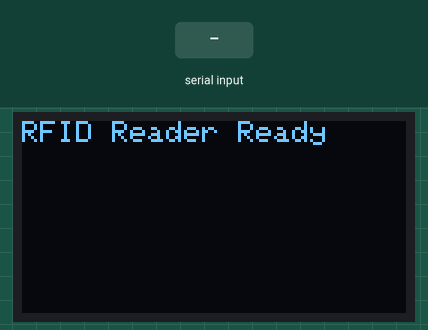
This sketch was run on a simulated ESP32. On the bench: 128×64 one-colour display. The test bench sets the inputs (shaded band). WiFi joins after 1.5 s; servers stay silent unless stated; the local clock reads 2024-03-15 10:24:30 at power-on unless the sketch sets it; what the sketch prints to the serial monitor is not drawn.

Above: at 0.4 s.
5.7 s: "90,45\n" received over the second serial link
At 6.3 s:
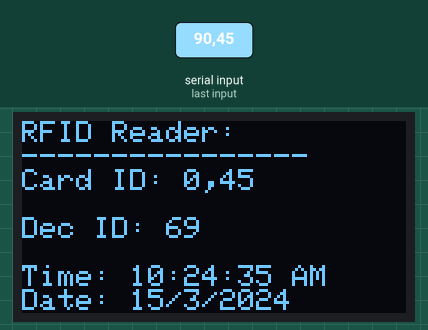
7.2 s: "0\n" received over the second serial link
At 7.9 s:
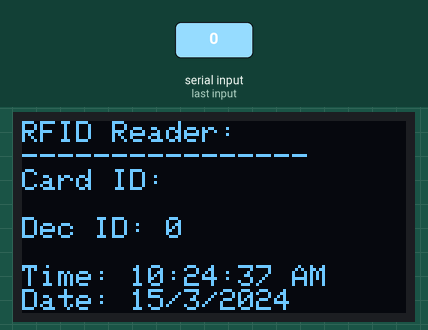
At 12.8 s:
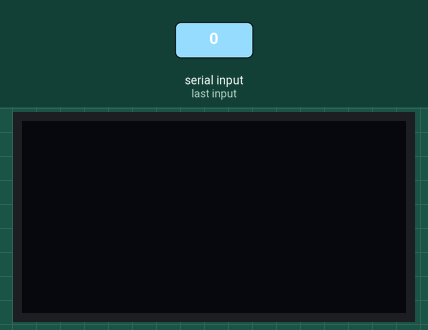
Timing chart, 0 to 14.3 s (numbered marks = the images above; inputs shaded):
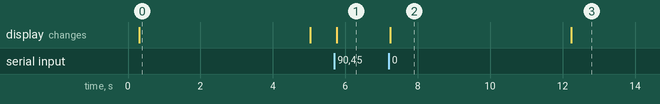

The sketch:

IoT_Based_Smart_Attendance_System.ino
```cpp
#include <Wire.h>
#include <Adafruit_GFX.h>
#include <Adafruit_SH110X.h>
#include <RTClib.h>
#include <WiFi.h>
#include <WebServer.h> // Include the WebServer library

// RFID Configuration
#define RFID_RX 4 // RX pin for RFID
#define RFID_TX 5 // TX pin for RFID
HardwareSerial RFID(1); // Use UART1 for RFID

// OLED Configuration
#define I2C_SDA 21 // GPIO21 (D21)
#define I2C_SCL 22 // GPIO22 (D22)
#define i2c_Address 0x3C
#define SCREEN_WIDTH 128
#define SCREEN_HEIGHT 64
#define OLED_RESET -1
Adafruit_SH1106G display = Adafruit_SH1106G(SCREEN_WIDTH, SCREEN_HEIGHT, &Wire, OLED_RESET);

// RTC Configuration
RTC_DS3231 rtc;

// Timer Configuration
unsigned long displayTimeout = 5000; // 5 seconds timeout for black display
unsigned long lastRFIDScanTime = 0;
bool displayOn = true;

// Wi-Fi Configuration
const char* ap_ssid = "Signature";           // AP SSID
const char* ap_password = "0987654321";      // AP password (minimum 8 characters)
const char* ssid = "Joy's Phone";            // Replace with your Wi-Fi network SSID
const char* password = "Joy12345";           // Replace with your Wi-Fi network password

// Web Server
WebServer server(80);

// Data Storage
String rfidData = "";
int serialNumber = 1; // Initialize serial number

// Function Prototypes
void handleRoot();
void handleNotFound();

void setup() {
  // Initialize serial monitor
  Serial.begin(115200);
  delay(250);

  // Initialize RFID module
  RFID.begin(9600, SERIAL_8N1, RFID_RX, RFID_TX);
  Serial.println("Bring your RFID card closer...");

  // Initialize OLED display
  Wire.begin(I2C_SDA, I2C_SCL); // Specify I2C pins
  if (!display.begin(i2c_Address, true)) {
    Serial.println("OLED initialization failed!");
    while (1); // Halt if OLED fails
  }
  display.clearDisplay();
  display.setTextSize(1);
  display.setTextColor(SH110X_WHITE);
  display.setCursor(0, 0);
  display.println("RFID Reader Ready");
  display.display();

  // Initialize RTC
  if (!rtc.begin()) {
    Serial.println("RTC initialization failed!");
    display.clearDisplay();
    display.println("RTC Error!");
    display.display();
    while (1);
  }
  if (rtc.lostPower()) {
    Serial.println("RTC lost power, setting the time!");
    rtc.adjust(DateTime(F(__DATE__), F(__TIME__))); // Set to compile time
  }

  // Initialize Wi-Fi in both STA and AP modes
  setupWiFi();

  // Set up Web Server routes
  server.on("/", handleRoot);
  server.onNotFound(handleNotFound);
  server.begin();
  Serial.println("HTTP server started");
}

void loop() {
  static String text = "";

  // Turn off display after timeout
  if (displayOn && millis() - lastRFIDScanTime >= displayTimeout) {
    display.clearDisplay();
    display.display(); // Turn off OLED (black display)
    displayOn = false;
  }

  // Read data from RFID module
  while (RFID.available() > 0) {
    delay(5);
    char c = RFID.read();
    text += c;
  }

  if (text.length() > 0) {
    lastRFIDScanTime = millis(); // Reset timer
    if (!displayOn) {
      displayOn = true; // Turn on display
    }

    String cardID = text.substring(1, 11); // Extract RFID card ID
    unsigned int decValue = hexToDec(cardID); // Convert hex to decimal

    // Get current time from RTC
    DateTime now = rtc.now();

    // Format time in 12-hour format
    int hour = now.hour();
    String am_pm = "AM";

    if (hour == 0) {
      hour = 12; // Midnight hour
    } else if (hour == 12) {
      am_pm = "PM"; // Noon hour
    } else if (hour > 12) {
      hour -= 12; // Convert to 12-hour format
      am_pm = "PM";
    }

    String currentTime = String(hour) + ":" +
                         (now.minute() < 10 ? "0" : "") + String(now.minute()) + ":" +
                         (now.second() < 10 ? "0" : "") + String(now.second()) + " " + am_pm;

    String currentDate = String(now.day()) + "/" + String(now.month()) + "/" + String(now.year());

    // Store RFID data for web display with serial number
    rfidData += "<tr><td>" + String(serialNumber++) + "</td><td>" + cardID + "</td><td>" +
                String(decValue) + "</td><td>" + currentTime + "</td><td>" + currentDate + "</td></tr>";

    // Print RFID and time data to Serial Monitor
    Serial.print("Card ID (Hex): ");
    Serial.println(cardID);
    Serial.print("Card ID (Dec): ");
    Serial.println(decValue);
    Serial.print("Time: ");
    Serial.println(currentTime);
    Serial.print("Date: ");
    Serial.println(currentDate);

    // Display RFID and time data on OLED
    display.clearDisplay();
    display.setCursor(0, 0);
    display.println("RFID Reader:");
    display.println("----------------");
    display.print("Card ID: ");
    display.println(cardID);
    display.print("Dec ID: ");
    display.println(decValue);
    display.println();
    display.print("Time: ");
    display.println(currentTime);
    display.print("Date: ");
    display.println(currentDate);
    display.display();

    // Clear text for the next read
    text = "";
    Serial.println("Bring your RFID card closer...");
  }

  // Handle web server
  server.handleClient();
}

void setupWiFi() {
  // Start AP mode
  WiFi.softAP(ap_ssid, ap_password);
  IPAddress apIP = WiFi.softAPIP();
  Serial.print("AP Mode: ");
  Serial.println(apIP);

  // Start STA mode
  WiFi.begin(ssid, password);
  Serial.print("Connecting to Wi-Fi in STA mode");
  while (WiFi.status() != WL_CONNECTED) {
    delay(1000);
    Serial.print(".");
  }
  Serial.println();
  Serial.print("Connected to Wi-Fi. IP address: ");
  Serial.println(WiFi.localIP());
}

void handleRoot() {
  String html = "<html><head><title>RFID Data</title></head><body>";
  html += "<h1>RFID Data Log</h1>";
  html += "<table border='1'><tr><th>S.No</th><th>Card ID</th><th>Decimal ID</th><th>Time</th><th>Date</th></tr>";
  html += rfidData;
  html += "</table></body></html>";
  server.send(200, "text/html", html);
}

void handleNotFound() {
  server.send(404, "text/plain", "404: Not Found");
}

unsigned int hexToDec(String hexString) {
  unsigned int decValue = 0;
  for (int i = 0; i < hexString.length(); i++) {
    char c = hexString.charAt(i);
    if (isDigit(c)) {
      decValue = (decValue * 16) + (c - '0');
    } else if (isAlpha(c)) {
      c = toupper(c);
      decValue = (decValue * 16) + (c - 'A' + 10);
    }
  }
  return decValue;
}
```

Measured:
- after the input at 5.7 s, the display: changes after 0.06 s (image 1)
- after the input at 7.2 s, the display: changes at once (image 2)
- what the display in image 0 shows lasts 4.7 s, from 0.3 s to 5.0 s
- what the display in image 2 shows lasts 5.0 s, from 7.2 s to 12.2 s
